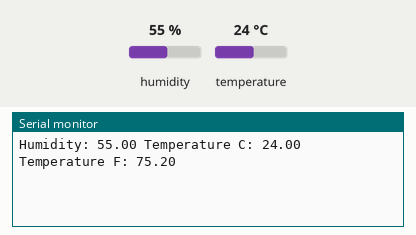
Recording of a sketch running on a simulated Arduino Uno, built with avr-gcc and run on an emulated ATmega328P. Shown: the last lines printed to the serial monitor. The test bench sets the inputs (shaded band); at power-on: humidity 55 %, temperature 24 °C.

Above: at 1.7 s.
1.8 s: humidity set to 22 %
At 4.0 s:
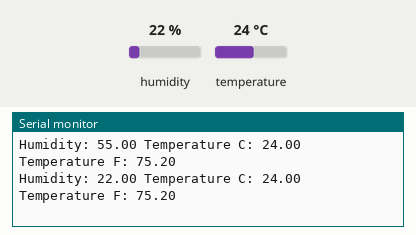
4.5 s: temperature set to 12 °C
At 5.3 s:
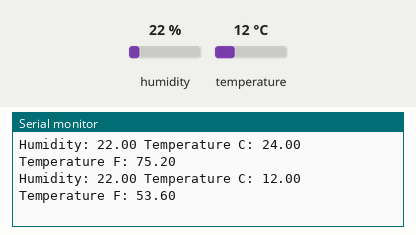
7.2 s: humidity set to 40 %
At 9.0 s:
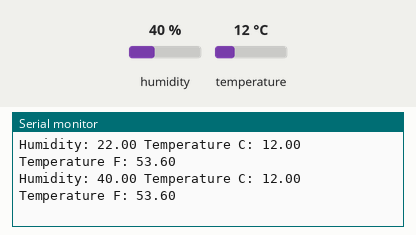
Timing chart, 0 to 10.5 s (numbered marks = the images above; inputs shaded):
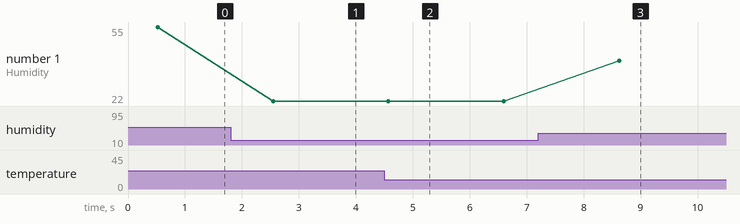

Measured:
- after the input at 1.8 s, the serial monitor: prints a new line after 0.75 s (image 1)
- after the input at 4.5 s, the serial monitor: prints a new line after 0.07 s (image 2)
- after the input at 7.2 s, the serial monitor: prints a new line after 1.4 s (image 3)
- plotted number 1: 55 → 22 after the input at 1.8 s, 22 → 40 after the input at 7.2 s

The sketch:

DHT.ino
```cpp
#include <DHT.h>
#define Type DHT11

int sensePin=2, setTime=500, dt=2000;
DHT HT(sensePin,Type);
float humidity, tempC, tempF;

void setup() {
  // put your setup code here, to run once:
  Serial.begin(9600);
  HT.begin();
  delay(setTime);
}

void loop() {
  // put your main code here, to run repeatedly:
  humidity=HT.readHumidity();
  tempC=HT.readTemperature();
  tempF=HT.readTemperature(true);
  Serial.print("Humidity: ");
  Serial.print(humidity);
  Serial.print(" Temperature C: ");
  Serial.print(tempC);
  Serial.print(" Temperature F: ");
  Serial.println(tempF);
  delay(dt);
}
```
